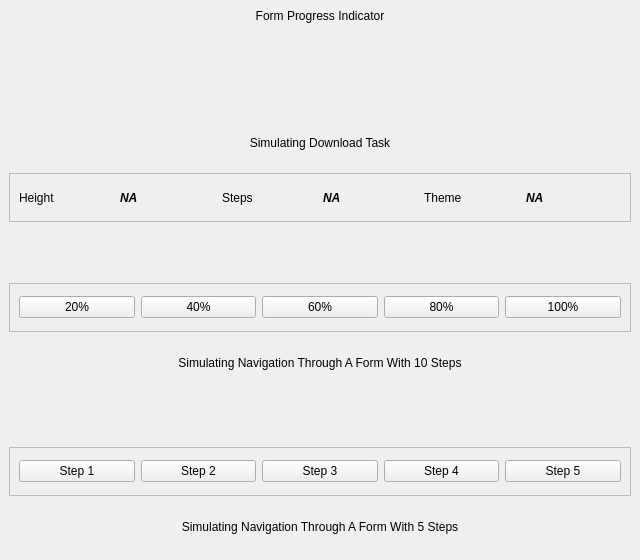
<?xml version='1.0' encoding='utf-8'?>
<ui version="4.0">
 <class>MainWindow</class>
 <widget class="QMainWindow" name="MainWindow">
  <property name="geometry">
   <rect>
    <x>0</x>
    <y>0</y>
    <width>640</width>
    <height>560</height>
   </rect>
  </property>
  <property name="windowTitle">
   <string>QCustomProgressIndicator Showcase</string>
  </property>
  <widget class="QWidget" name="centralwidget">
   <layout class="QVBoxLayout" name="verticalLayout">
    <property name="spacing">10</property>
    <property name="leftMargin">16</property>
    <property name="topMargin">16</property>
    <property name="rightMargin">16</property>
    <property name="bottomMargin">16</property>
    <item alignment="Qt::AlignTop">
     <widget class="QLabel" name="titleLabel">
      <property name="text">
       <string>Form Progress Indicator</string>
      </property>
      <property name="alignment">
       <set>Qt::AlignCenter</set>
      </property>
     </widget>
    </item>
    <item alignment="Qt::AlignHCenter">
     <widget class="QCustomProgressIndicator" name="downloadIndicator" native="true">
      <property name="sizePolicy">
       <sizepolicy hsizetype="Expanding" vsizetype="Preferred">
        <horstretch>0</horstretch>
        <verstretch>0</verstretch>
       </sizepolicy>
      </property>
     </widget>
    </item>
    <item>
     <widget class="QLabel" name="downloadCaption">
      <property name="text">
       <string>Simulating Download Task</string>
      </property>
      <property name="alignment">
       <set>Qt::AlignCenter</set>
      </property>
     </widget>
    </item>
    <item>
     <widget class="QFrame" name="statsFrame">
      <property name="frameShape">
       <enum>QFrame::StyledPanel</enum>
      </property>
      <property name="frameShadow">
       <enum>QFrame::Raised</enum>
      </property>
      <layout class="QHBoxLayout" name="statsLayout">
       <item>
        <widget class="QLabel" name="heightCaption">
         <property name="text">
          <string>Height</string>
         </property>
        </widget>
       </item>
       <item>
        <widget class="QLabel" name="heightValue">
         <property name="font">
          <font>
           <italic>true</italic>
           <bold>true</bold>
          </font>
         </property>
         <property name="text">
          <string>NA</string>
         </property>
        </widget>
       </item>
       <item>
        <widget class="QLabel" name="stepsCaption">
         <property name="text">
          <string>Steps</string>
         </property>
        </widget>
       </item>
       <item>
        <widget class="QLabel" name="stepsValue">
         <property name="font">
          <font>
           <italic>true</italic>
           <bold>true</bold>
          </font>
         </property>
         <property name="text">
          <string>NA</string>
         </property>
        </widget>
       </item>
       <item>
        <widget class="QLabel" name="themeCaption">
         <property name="text">
          <string>Theme</string>
         </property>
        </widget>
       </item>
       <item>
        <widget class="QLabel" name="themeValue">
         <property name="font">
          <font>
           <italic>true</italic>
           <bold>true</bold>
          </font>
         </property>
         <property name="text">
          <string>NA</string>
         </property>
        </widget>
       </item>
      </layout>
     </widget>
    </item>
    <item alignment="Qt::AlignHCenter">
     <widget class="QCustomProgressIndicator" name="formIndicator10" native="true">
      <property name="sizePolicy">
       <sizepolicy hsizetype="Expanding" vsizetype="Preferred">
        <horstretch>0</horstretch>
        <verstretch>0</verstretch>
       </sizepolicy>
      </property>
     </widget>
    </item>
    <item>
     <widget class="QFrame" name="stepRow10">
      <property name="frameShape">
       <enum>QFrame::StyledPanel</enum>
      </property>
      <property name="frameShadow">
       <enum>QFrame::Raised</enum>
      </property>
      <layout class="QHBoxLayout" name="stepRow10Layout">
       <item>
        <widget class="QPushButton" name="btnPct20">
         <property name="text">
          <string>20%</string>
         </property>
        </widget>
       </item>
       <item>
        <widget class="QPushButton" name="btnPct40">
         <property name="text">
          <string>40%</string>
         </property>
        </widget>
       </item>
       <item>
        <widget class="QPushButton" name="btnPct60">
         <property name="text">
          <string>60%</string>
         </property>
        </widget>
       </item>
       <item>
        <widget class="QPushButton" name="btnPct80">
         <property name="text">
          <string>80%</string>
         </property>
        </widget>
       </item>
       <item>
        <widget class="QPushButton" name="btnPct100">
         <property name="text">
          <string>100%</string>
         </property>
        </widget>
       </item>
      </layout>
     </widget>
    </item>
    <item>
     <widget class="QLabel" name="caption10">
      <property name="text">
       <string>Simulating Navigation Through A Form With 10 Steps</string>
      </property>
      <property name="alignment">
       <set>Qt::AlignCenter</set>
      </property>
     </widget>
    </item>
    <item alignment="Qt::AlignHCenter">
     <widget class="QCustomProgressIndicator" name="formIndicator5" native="true">
      <property name="sizePolicy">
       <sizepolicy hsizetype="Expanding" vsizetype="Preferred">
        <horstretch>0</horstretch>
        <verstretch>0</verstretch>
       </sizepolicy>
      </property>
     </widget>
    </item>
    <item>
     <widget class="QFrame" name="stepRow5">
      <property name="frameShape">
       <enum>QFrame::StyledPanel</enum>
      </property>
      <property name="frameShadow">
       <enum>QFrame::Raised</enum>
      </property>
      <layout class="QHBoxLayout" name="stepRow5Layout">
       <item>
        <widget class="QPushButton" name="btnStep1">
         <property name="text">
          <string>Step 1</string>
         </property>
        </widget>
       </item>
       <item>
        <widget class="QPushButton" name="btnStep2">
         <property name="text">
          <string>Step 2</string>
         </property>
        </widget>
       </item>
       <item>
        <widget class="QPushButton" name="btnStep3">
         <property name="text">
          <string>Step 3</string>
         </property>
        </widget>
       </item>
       <item>
        <widget class="QPushButton" name="btnStep4">
         <property name="text">
          <string>Step 4</string>
         </property>
        </widget>
       </item>
       <item>
        <widget class="QPushButton" name="btnStep5">
         <property name="text">
          <string>Step 5</string>
         </property>
        </widget>
       </item>
      </layout>
     </widget>
    </item>
    <item>
     <widget class="QLabel" name="caption5">
      <property name="text">
       <string>Simulating Navigation Through A Form With 5 Steps</string>
      </property>
      <property name="alignment">
       <set>Qt::AlignCenter</set>
      </property>
     </widget>
    </item>
   </layout>
  </widget>
 </widget>
 <customwidgets>
  <customwidget>
   <class>QCustomProgressIndicator</class>
   <extends>QWidget</extends>
   <header location="global">Custom_Widgets.QCustomProgressIndicator.h</header>
   <container>1</container>
  </customwidget>
 <customwidget><class>QPushButton</class><extends>QPushButton</extends><header location="global">Custom_Widgets.Theme.h</header><container>1</container></customwidget><customwidget><class>QLabel</class><extends>QLabel</extends><header location="global">Custom_Widgets.Theme.h</header><container>1</container></customwidget></customwidgets>
 <connections />
</ui>
